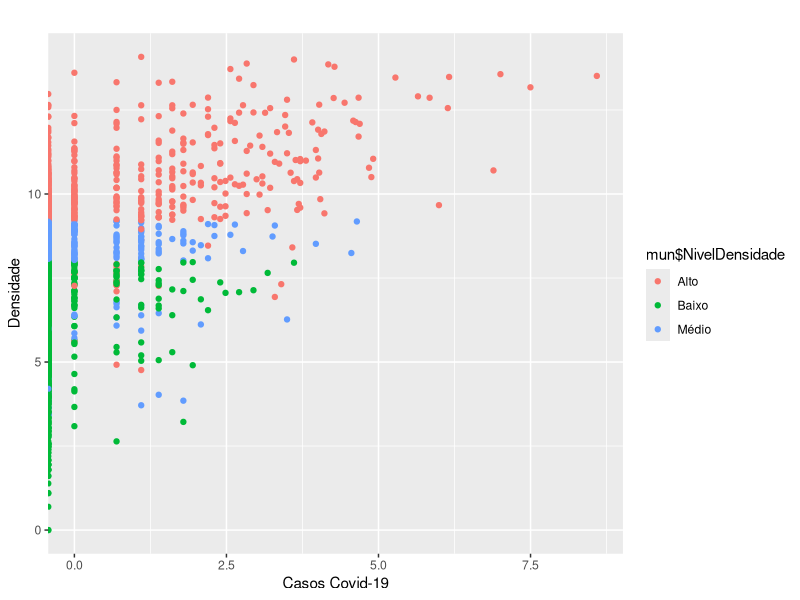
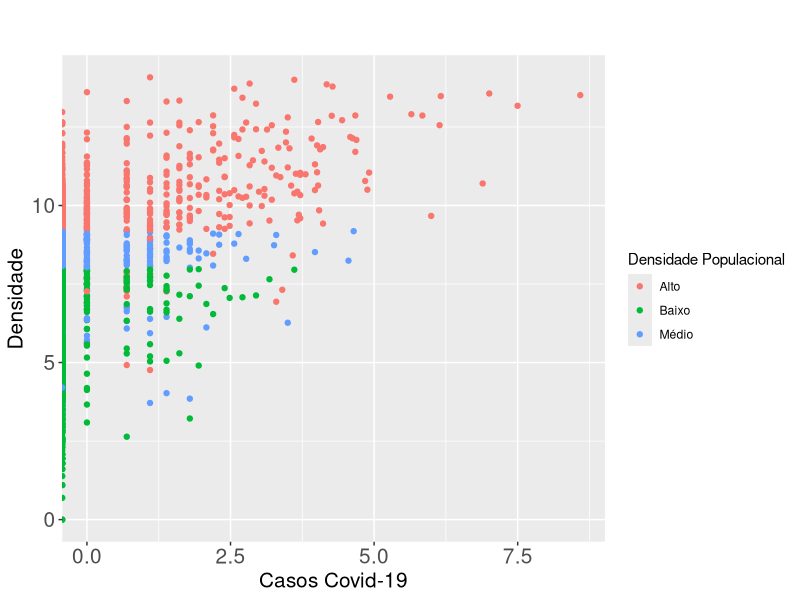
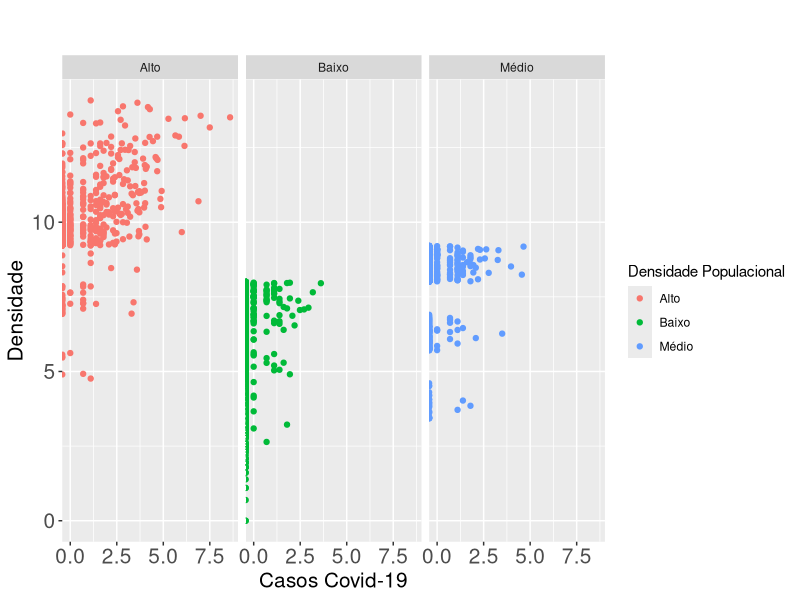

Generate these figures, in order, with R:
#1 carregando os dados 
library(readr)
tabela1301 <- read_delim("tabela1301.csv", 
                         ";", escape_double = FALSE, col_types = cols(Area = col_number(), 
                                                                      Densidade = col_number(), Municipio = col_character(), 
                                                                      NivelDensidade = col_character(), 
                                                                      Populacao = col_number(), CasosCovid19 = col_number()), trim_ws = TRUE)


View(tabela1301)

attach(tabela1301)

names(tabela1301)

mun<-tabela1301

library(ggplot2)

#log para normalizar
gg <- ggplot(mun, aes(x=log(mun$CasosCovid19), y=log(mun$Densidade), color=mun$NivelDensidade)) + geom_point() + labs(title="", x="Casos Covid-19", y="Densidade")  # add axis lables and plot title.

print(gg)


gg1 <- gg + theme(plot.title=element_text(size=30, face="bold"), 
                  axis.text.x=element_text(size=15), 
                  axis.text.y=element_text(size=15),
                  axis.title.x=element_text(size=15),
                  axis.title.y=element_text(size=15)) + 
scale_color_discrete(name="Densidade Populacional")  

print(gg1)

gg1 + facet_wrap( ~ NivelDensidade, ncol=3) 
